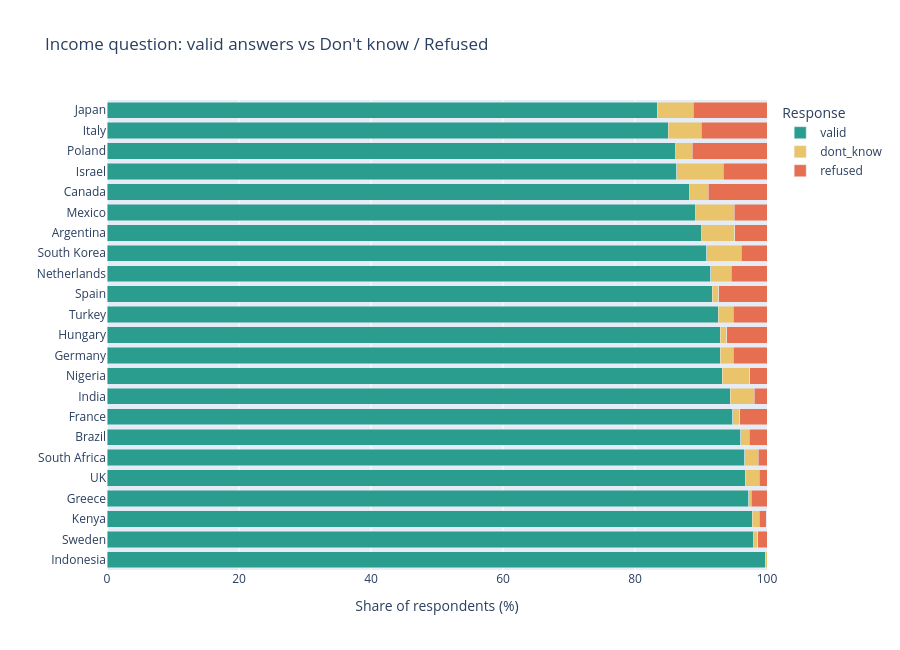

The notebook cell saved with this chart:
### Code cell
status_long = status_pct.reset_index().melt(
    id_vars="country_label", var_name="response_status", value_name="percent"
)

fig = px.bar(
    status_long,
    x="percent", y="country_label", color="response_status",
    orientation="h",
    category_orders={"country_label": status_pct.index.tolist(),
                     "response_status": ["valid", "dont_know", "refused"]},
    color_discrete_map={"valid": "#2a9d8f", "dont_know": "#e9c46a", "refused": "#e76f51"},
    labels={"percent": "Share of respondents (%)", "country_label": "",
            "response_status": "Response"},
    title="Income question: valid answers vs Don't know / Refused",
)
fig.update_layout(barmode="stack", height=650, xaxis_range=[0, 100])
fig.show()

### Figure 1 — Plotly figure (JSON) as saved in the notebook; plotly's stock layout.template omitted (floating-point values rounded to 4 significant figures)
{"data": [{"hovertemplate": "Response=valid<br>Share of respondents (%)=%{x}<br>=%{y}<extra></extra>", "legendgroup": "valid", "marker": {"color": "#2a9d8f", "pattern": {"shape": ""}}, "name": "valid", "orientation": "h", "showlegend": true, "textposition": "auto", "type": "bar", "x": [83.4, 85.0, 86.2, 86.3, 88.3, 89.2, 90.1, 90.9, 91.5, 91.7, 92.6, 92.9, 92.9, 93.2, 94.4, 94.8, 96.0, 96.6, 96.7, 97.2, 97.8, 98.0, 99.7], "xaxis": "x", "y": ["Japan", "Italy", "Poland", "Israel", "Canada", "Mexico", "Argentina", "South Korea", "Netherlands", "Spain", "Turkey", "Hungary", "Germany", "Nigeria", "India", "France", "Brazil", "South Africa", "UK", "Greece", "Kenya", "Sweden", "Indonesia"], "yaxis": "y"}, {"hovertemplate": "Response=dont_know<br>Share of respondents (%)=%{x}<br>=%{y}<extra></extra>", "legendgroup": "dont_know", "marker": {"color": "#e9c46a", "pattern": {"shape": ""}}, "name": "dont_know", "orientation": "h", "showlegend": true, "textposition": "auto", "type": "bar", "x": [5.4, 5.0, 2.5, 7.1, 2.8, 5.8, 5.0, 5.2, 3.1, 1.0, 2.3, 1.0, 2.0, 4.2, 3.7, 1.1, 1.3, 2.1, 2.1, 0.4, 1.0, 0.6, 0.3], "xaxis": "x", "y": ["Japan", "Italy", "Poland", "Israel", "Canada", "Mexico", "Argentina", "South Korea", "Netherlands", "Spain", "Turkey", "Hungary", "Germany", "Nigeria", "India", "France", "Brazil", "South Africa", "UK", "Greece", "Kenya", "Sweden", "Indonesia"], "yaxis": "y"}, {"hovertemplate": "Response=refused<br>Share of respondents (%)=%{x}<br>=%{y}<extra></extra>", "legendgroup": "refused", "marker": {"color": "#e76f51", "pattern": {"shape": ""}}, "name": "refused", "orientation": "h", "showlegend": true, "textposition": "auto", "type": "bar", "x": [11.2, 10.0, 11.3, 6.6, 8.9, 5.0, 4.9, 3.9, 5.4, 7.3, 5.2, 6.1, 5.1, 2.6, 1.9, 4.1, 2.7, 1.3, 1.2, 2.4, 1.1, 1.4, 0.0], "xaxis": "x", "y": ["Japan", "Italy", "Poland", "Israel", "Canada", "Mexico", "Argentina", "South Korea", "Netherlands", "Spain", "Turkey", "Hungary", "Germany", "Nigeria", "India", "France", "Brazil", "South Africa", "UK", "Greece", "Kenya", "Sweden", "Indonesia"], "yaxis": "y"}], "layout": {"barmode": "stack", "height": 650, "legend": {"title": {"text": "Response"}, "tracegroupgap": 0}, "title": {"text": "Income question: valid answers vs Don't know / Refused"}, "xaxis": {"anchor": "y", "domain": [0, 1], "range": [0, 100], "title": {"text": "Share of respondents (%)"}}, "yaxis": {"anchor": "x", "categoryarray": ["Indonesia", "Sweden", "Kenya", "Greece", "UK", "South Africa", "Brazil", "France", "India", "Nigeria", "Germany", "Hungary", "Turkey", "Spain", "Netherlands", "South Korea", "Argentina", "Mexico", "Canada", "Israel", "Poland", "Italy", "Japan"], "categoryorder": "array", "domain": [0, 1], "title": {"text": ""}}}}
